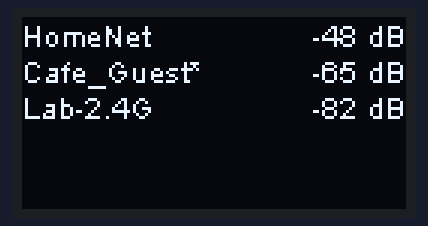
A sketch run on a simulated ESP32. Parts: 128×64 one-colour display. A WiFi scan finds three made-up networks; what the sketch prints to the serial monitor is not drawn.

Above: at 2.1 s.

The sketch:

ssid.ino
```cpp
#include <Wire.h>
#include"SSD1306.h"

#include <SPI.h>
#include <WiFi.h>

SSD1306  display(0x3c, 5, 4);

void setup() {
  //Initialize serial and wait for port to open:
  Serial.begin(9600);
  while (!Serial) {
    ; // wait for serial port to connect. Needed for native USB port only
  }
  display.init();
  display.flipScreenVertically();
  display.setFont(ArialMT_Plain_10);

  // Print WiFi MAC address:
  printMacAddress();
}

void loop() {
  // scan for existing networks:
  Serial.println("Scanning available networks...");
  listNetworks();
  delay(2000);
}

void printMacAddress() {
  // the MAC address of your Wifi shield
  byte mac[6];

  // print your MAC address:
  WiFi.macAddress(mac);
  Serial.print("MAC: ");
  Serial.print(mac[5], HEX);
  Serial.print(":");
  Serial.print(mac[4], HEX);
  Serial.print(":");
  Serial.print(mac[3], HEX);
  Serial.print(":");
  Serial.print(mac[2], HEX);
  Serial.print(":");
  Serial.print(mac[1], HEX);
  Serial.print(":");
  Serial.println(mac[0], HEX);
}

void listNetworks() {
  // scan for nearby networks:
  Serial.println("** Scan Networks **");
  int numSsid = WiFi.scanNetworks();
  if (numSsid == -1) {
    Serial.println("Couldn't get a wifi connection");
    while (true);
  }

   display.clear();


  // print the list of networks seen:
  Serial.print("number of available networks:");
  Serial.println(numSsid);

  // print the SSID and strength for each network found:

  int fit = 64 / numSsid;
  fit = constrain ( fit,9, 12);

  for (int thisNet = 0; thisNet < numSsid; thisNet++) {
    Serial.print(WiFi.SSID(thisNet));
    Serial.print("\tSignal: ");
    Serial.print(WiFi.RSSI(thisNet));
    Serial.print(" dBm");


   Serial.println("");
   display.setTextAlignment(TEXT_ALIGN_LEFT);
   display.drawStringMaxWidth(0,thisNet * fit, 128, WiFi.SSID(thisNet) + String ((WiFi.encryptionType(thisNet) == WIFI_AUTH_OPEN)?"*":" "));
   display.setTextAlignment(TEXT_ALIGN_RIGHT);
   display.drawString(128,thisNet * fit, String( WiFi.RSSI(thisNet)) + " dB");

  }
  display.drawLogBuffer(0, 0);
  display.display();
}
```
